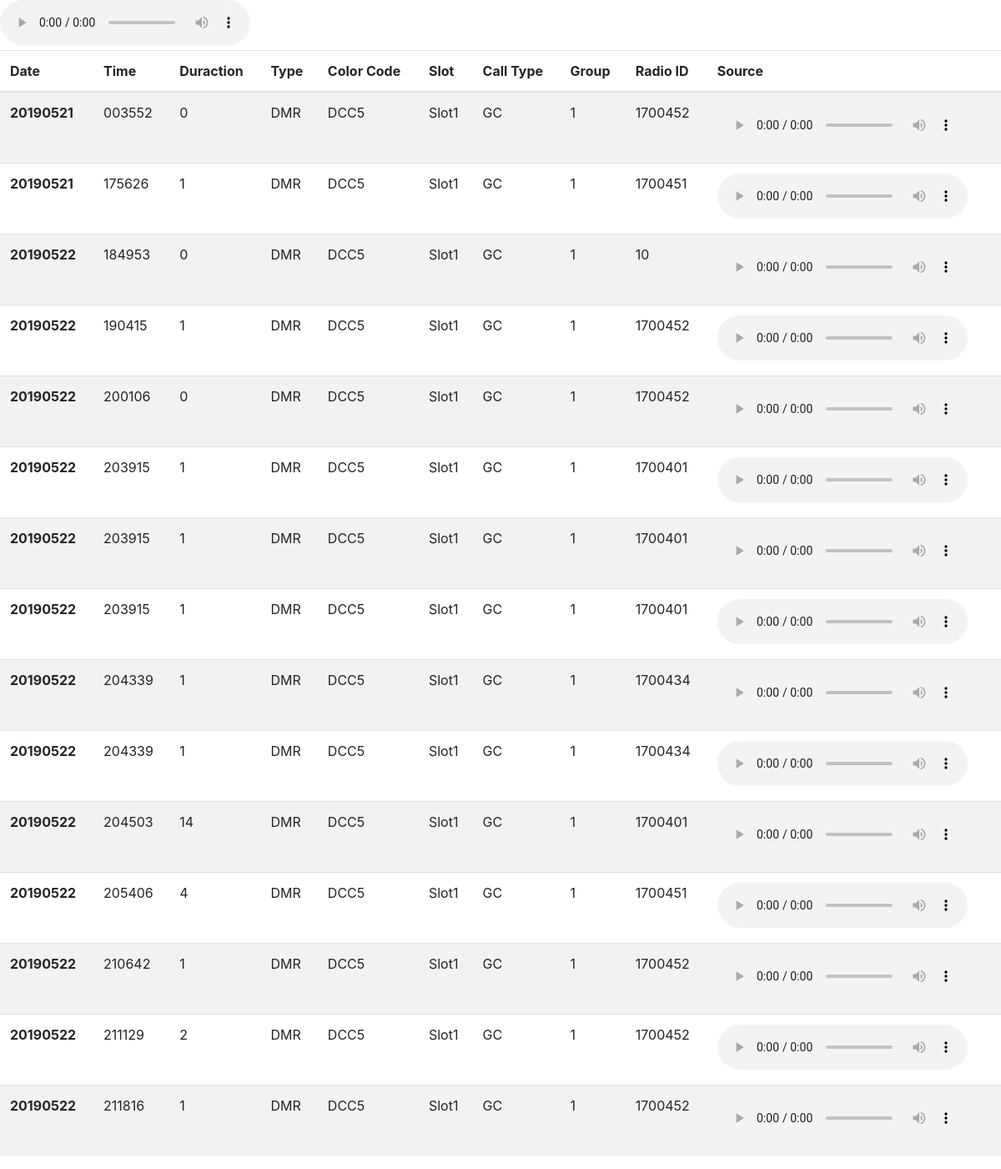
The page / on the database its author committed.
### RadioFlaskApp/app.py (models this page shows)
class BPDCalls(db.Model):
    __tablename__ = 'bpdcalls'
    date = db.Column(db.String)
    time = db.Column(db.String)
    duration = db.Column(db.Integer)
    type = db.Column(db.String)
    cc = db.Column(db.String) # Integer?
    slot = db.Column(db.String)
    calltype = db.Column(db.String)
    grp = db.Column(db.String)
    rid = db.Column(db.String)
    src = db.Column(db.String, primary_key=True)

### RadioFlaskApp/app.py (the view)
@app.route('/', methods=['POST', 'GET'])
def index():
    calls = BPDCalls.query.all()
    callstoday = BPDCalls.query.filter_by(date=curdate).all()
    return render_template('index.html', calls=calls, callstoday=callstoday)

### RadioFlaskApp/templates/index.html (shortened to what this page needs)
<!doctype html>
<html lang="en">
  <head>
    <link rel="stylesheet" href="https://stackpath.bootstrapcdn.com/bootstrap/4.3.1/css/bootstrap.min.css">
    <link rel="stylesheet" type="text/css" href="https://cdn.datatables.net/v/bs4/jq-3.3.1/dt-1.10.18/datatables.min.css"/>
  </head>
  <body>
      <audio controls src="Z:\Media\Music\Serj Tankian\[2007] Elect the Dead (Limited Edition)\01. Empty Walls.mp3">
      </audio>
    <table class="table table-striped" id="mydatatable">
      <thead>
        <tr>
          <th scope="col">Date</th>
          <th scope="col">Time</th>
          <th scope="col">Duraction</th>
          <th scope="col">Type</th>
          <th scope="col">Color Code</th>
          <th scope="col">Slot</th>
          <th scope="col">Call Type</th>
          <th scope="col">Group</th>
          <th scope="col">Radio ID</th>
          <th scope="col">Source</th>
        </tr>
      </thead>
      <tbody>
          {% for call in calls %}
            <tr>
              <th scope="row">{{ call.date }}</th>
              <td>{{ call.time }}</td>
              <td>{{ call.duration }}</td>
              <td>{{ call.type }}</td>
              <td>{{ call.cc }}</td>
              <td>{{ call.slot }}</td>
              <td>{{ call.calltype }}</td>
              <td>{{ call.grp }}</td>
              <td>{{ call.rid }}</td>
              <td>
                <audio controls>
                  <source src="{{ call.src }}" type="audio/wav">
                </audio>
              </td>
            </tr>
          {% endfor %}
      </tbody>
    </table>
  </body>
</html>

### rows shown on the page
BPDCalls: date "20190521", time "003552", duration "0", type "DMR", cc "DCC5", slot "Slot1", calltype "GC", grp "1", rid "1700452"
BPDCalls: date "20190521", time "175626", duration "1", type "DMR", cc "DCC5", slot "Slot1", calltype "GC", grp "1", rid "1700451"
BPDCalls: date "20190522", time "184953", duration "0", type "DMR", cc "DCC5", slot "Slot1", calltype "GC", grp "1", rid "10"
BPDCalls: date "20190522", time "190415", duration "1", type "DMR", cc "DCC5", slot "Slot1", calltype "GC", grp "1", rid "1700452"
BPDCalls: date "20190522", time "200106", duration "0", type "DMR", cc "DCC5", slot "Slot1", calltype "GC", grp "1", rid "1700452"
BPDCalls: date "20190522", time "203915", duration "1", type "DMR", cc "DCC5", slot "Slot1", calltype "GC", grp "1", rid "1700401"
BPDCalls: date "20190522", time "203915", duration "1", type "DMR", cc "DCC5", slot "Slot1", calltype "GC", grp "1", rid "1700401"
BPDCalls: date "20190522", time "203915", duration "1", type "DMR", cc "DCC5", slot "Slot1", calltype "GC", grp "1", rid "1700401"
BPDCalls: date "20190522", time "204339", duration "1", type "DMR", cc "DCC5", slot "Slot1", calltype "GC", grp "1", rid "1700434"
BPDCalls: date "20190522", time "204339", duration "1", type "DMR", cc "DCC5", slot "Slot1", calltype "GC", grp "1", rid "1700434"
BPDCalls: date "20190522", time "204503", duration "14", type "DMR", cc "DCC5", slot "Slot1", calltype "GC", grp "1", rid "1700401"
BPDCalls: date "20190522", time "205406", duration "4", type "DMR", cc "DCC5", slot "Slot1", calltype "GC", grp "1", rid "1700451"
BPDCalls: date "20190522", time "210642", duration "1", type "DMR", cc "DCC5", slot "Slot1", calltype "GC", grp "1", rid "1700452"
BPDCalls: date "20190522", time "211129", duration "2", type "DMR", cc "DCC5", slot "Slot1", calltype "GC", grp "1", rid "1700452"
BPDCalls: date "20190522", time "211816", duration "1", type "DMR", cc "DCC5", slot "Slot1", calltype "GC", grp "1", rid "1700452"
